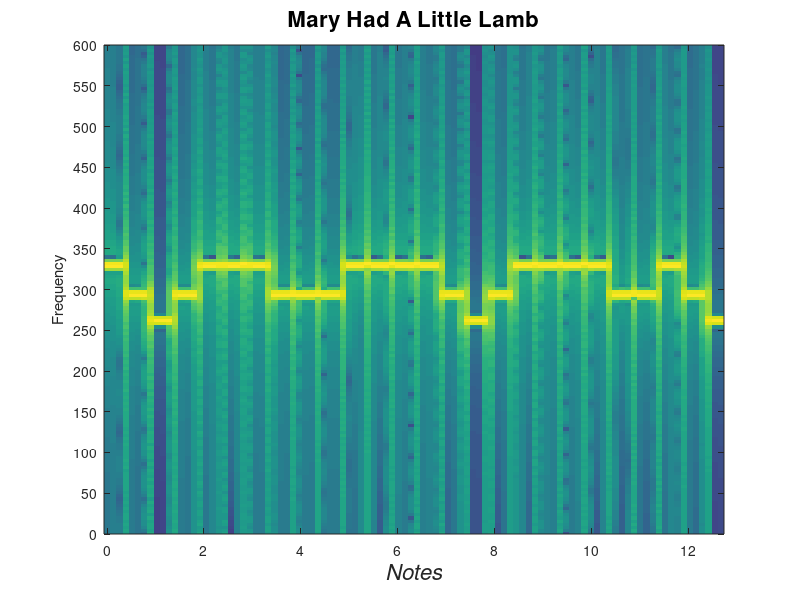
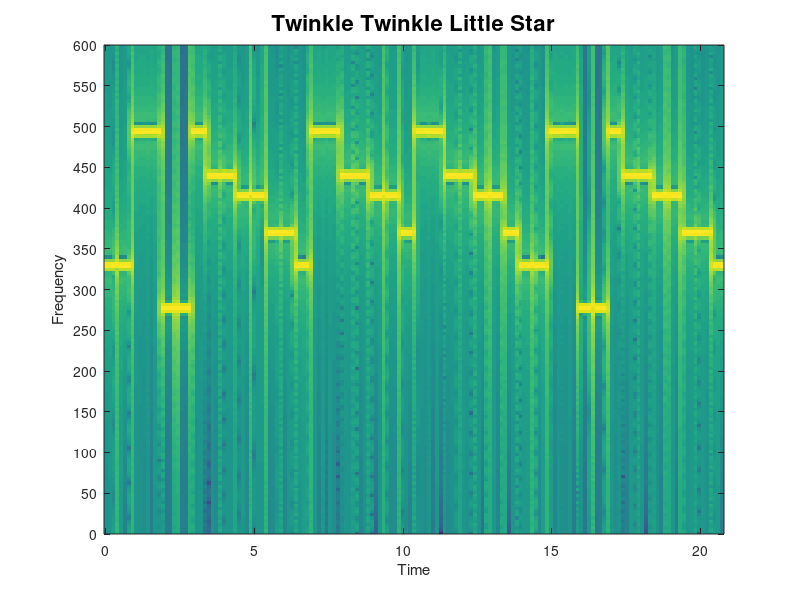
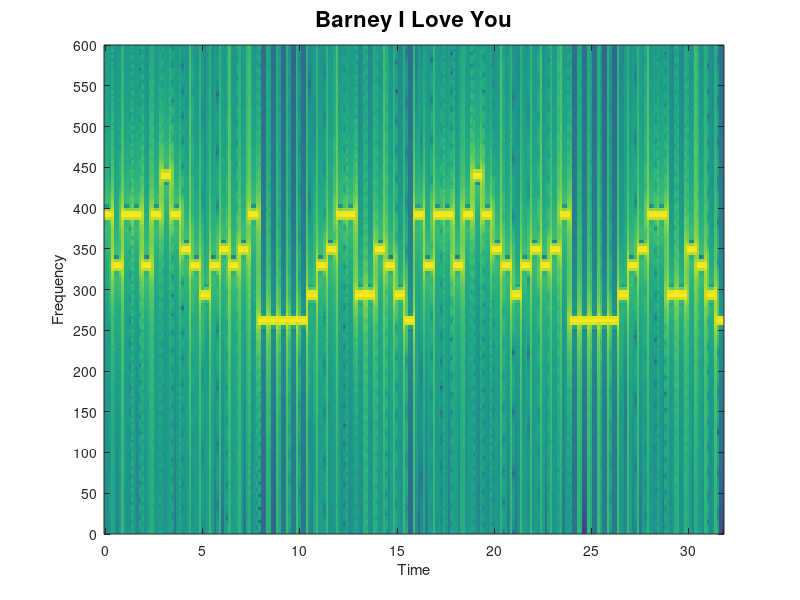

MATLAB code for these plots, in order:
%%%%%%%%%%%%%%%%%%%%%%%%%%%%%%%%%%%%%%%%%%%%%%%%%%%%%%%%%%%%%%%%%%%%%%%%%%%
% Cleaning
%%%%%%%%%%%%%%%%%%%%%%%%%%%%%%%%%%%%%%%%%%%%%%%%%%%%%%%%%%%%%%%%%%%%%%%%%%%

clear all, close all, home

%%%%%%%%%%%%%%%%%%%%%%%%%%%%%%%%%%%%%%%%%%%%%%%%%%%%%%%%%%%%%%%%%%%%%%%%%%%
% Notes
%%%%%%%%%%%%%%%%%%%%%%%%%%%%%%%%%%%%%%%%%%%%%%%%%%%%%%%%%%%%%%%%%%%%%%%%%%%

%Defining the notes
note=@(freq)cos(2*pi*freq.*[0:1/8000:0.5]);

%Freq of the 4th note in each octave in Hz
C=note(261.63);
Cs=note(277.18);
D=note(293.66);
Ds=note(311.13);
E=note(329.63);
F=note(349.23);
Fs=note(369.99);
G=note(392);
Gs=note(415.3);
A=note(440);
As=note(466.16);
B=note(493.88);

%%%%%%%%%%%%%%%%%%%%%%%%%%%%%%%%%%%%%%%%%%%%%%%%%%%%%%%%%%%%%%%%%%%%%%%%%%%
% Songs
%%%%%%%%%%%%%%%%%%%%%%%%%%%%%%%%%%%%%%%%%%%%%%%%%%%%%%%%%%%%%%%%%%%%%%%%%%%
song_Mary=[E,D,C,D,E,E,E,D,D,D,E,E,E,E,D,C,D,E,E,E,E,D,D,E,D,C];
song_Twinkle=[E,E,B,B,Cs,Cs,B,A,A,Gs,Gs,Fs,Fs,E,B,B,A,A,Gs,Gs,Fs,B,B,A,A,...
    Gs,Gs,Fs,E,E,B,B,Cs,Cs,B,A,A,Gs,Gs,Fs,Fs,E];
song_Barney=[G,E,G,G,E,G,A,G,F,E,D,E,F,E,F,G,C,C,C,C,C,D,E,F,G,G,D,D,F,E,...
    D,C,G,E,G,G,E,G,A,G,F,E,D,E,F,E,F,G,C,C,C,C,C,D,E,F,G,G,D,D,F,E,D,C];

%Mary Plot
figure
specgram(song_Mary,2048,8000,hamming(2048),1024);
xlabel('Notes','FontSize',16,'FontAngle','italic')
title('Mary Had A Little Lamb','FontSize',16)
set(gca,'YLim',[0 600]),set(gca,'YTick',[0:50:600])


%Twinkle Plot
figure
specgram(song_Twinkle,2048,8000,hamming(2048),1024);
title('Twinkle Twinkle Little Star','FontSize',16)
set(gca,'YLim',[0 600]),set(gca,'YTick',[0:50:600])

%Barney
figure
specgram(song_Barney,2048,8000,hamming(2048),1024);
title('Barney I Love You','FontSize',16)
set(gca,'YLim',[0 600]),set(gca,'YTick',[0:50:600])